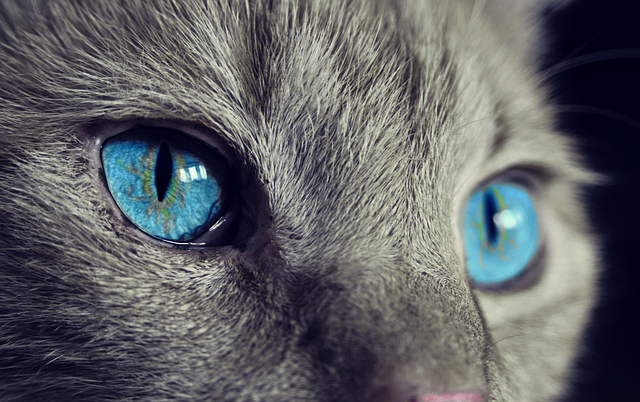
#> input picture OpenCV/img.jpg, 640 x 402 px
$ jupyter execute '05. 파일 저장.ipynb'
#> lines starting #> are read from the running program, lines starting #| are printed output that depends on the picture
# 5. 파일 저장

## 1. 이미지 저장

[cell 1]
import cv2
img = cv2.imread('img.jpg',cv2.IMREAD_GRAYSCALE) # 흑백으로 이미지 불러오기
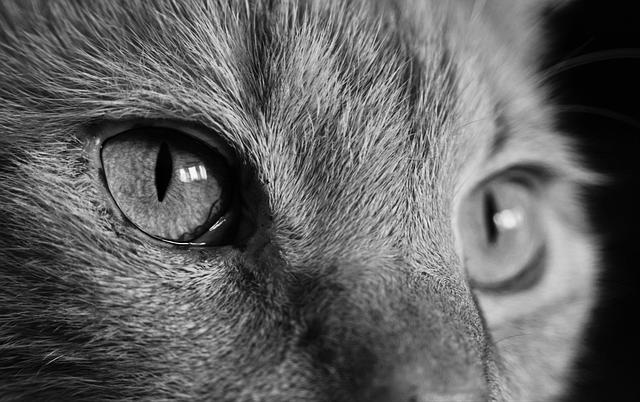
#> img: shape (402, 640); min 0, max 253, mean 96.1

cv2.imshow('img', img)
cv2.waitKey(0)
cv2.destroyAllWindows()

result = cv2.imwrite('img_save.jpg', img) # 확장자를 png로 저장도 가능
print(result)
#| True

## 2. 동영상 저장

[cell 2]
import cv2
cap = cv2.VideoCapture('video.mp4')

# 코덱 정의
fourcc = cv2.VideoWriter_fourcc(*'DIVX') # avi확장자로만 저장 가능

# 프레임, 크기, FPS
width = round(cap.get(cv2.CAP_PROP_FRAME_WIDTH))
height = round(cap.get(cv2.CAP_PROP_FRAME_HEIGHT))
fps = cap.get(cv2.CAP_PROP_FPS) # *2 (영상재생속도 2배)

out = cv2.VideoWriter('output.avi', fourcc, fps, (width, height))
# 저장 파일명, 코덱, FPS, 크기(width, height)

while cap.isOpened() :
    ret, frame = cap.read()
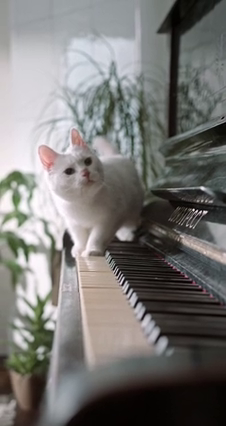
#> input picture frame 17 of OpenCV/video.mp4, 226 x 426 px
#> frame is the input picture: shape (426, 226, 3); mean B, G, R 116.4, 118.6, 119.9
    if not ret :
        break

    out.write(frame) # 영상 데이터만 저장 (소리 x)

    cv2.imshow('video', frame)
    if cv2.waitKey(1) == ord('q') :
#> (key q is pressed here)
        break

out.release() # 자원 해제
cap.release()
cv2.destroyAllWindows()
